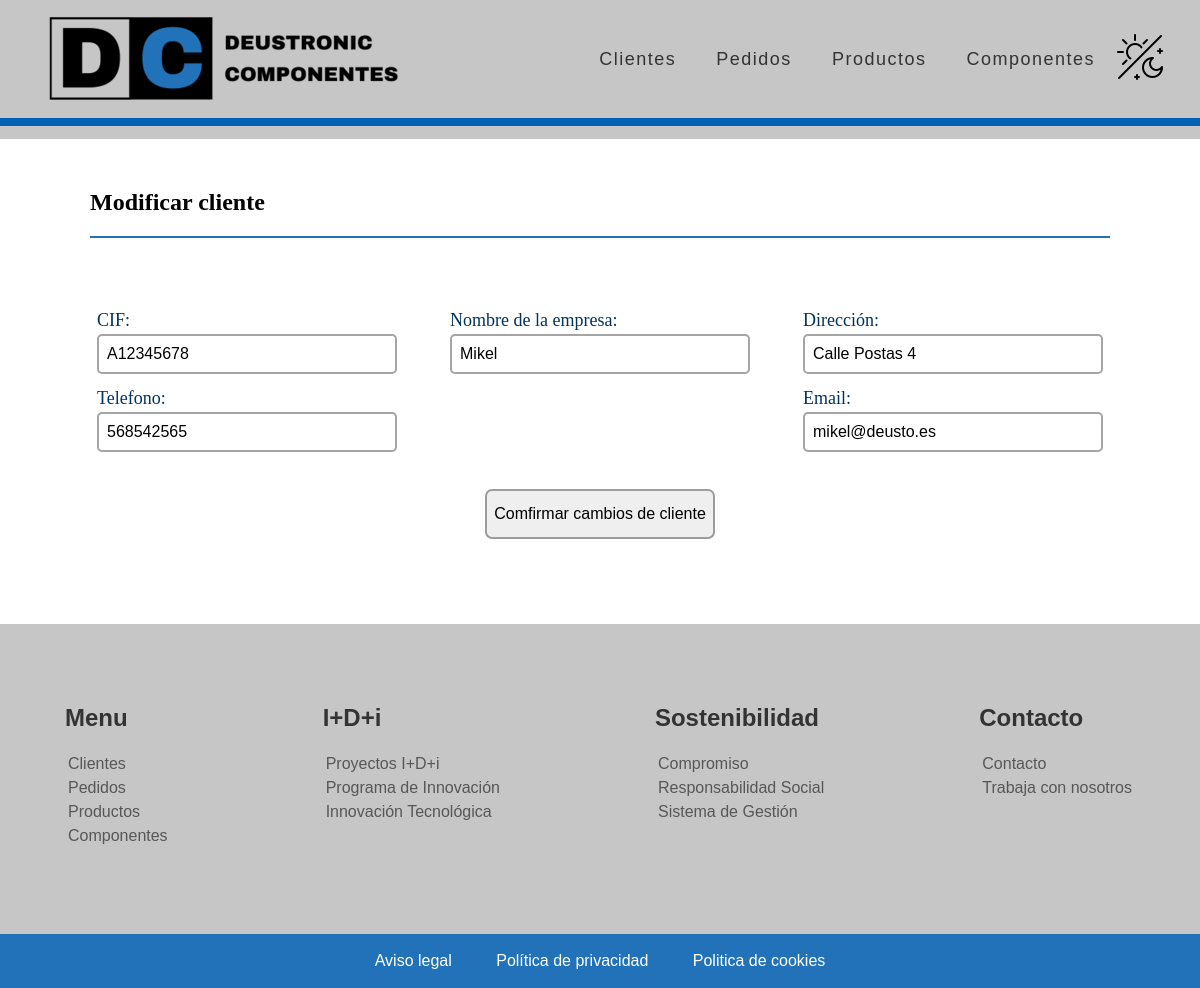
/appGestionPedidos/modificar-cliente/14/, run on the app's committed database.
### appGestionPedidos/models.py (models this page shows, shortened)
class Cliente(models.Model):
    CIF = models.CharField(max_length=9, unique=True, validators=[MinLengthValidator(9)])
    nombreEmpresa = models.CharField(max_length=16)
    direccion = models.CharField(max_length=60)
    datosContacto = models.CharField(max_length=60, validators=[MinLengthValidator(9)])
    email = models.EmailField(max_length=254)

### appGestionPedidos/views.py (the view)
# urls.py: path('modificar-cliente/<id>/', cliente_modify, name='cliente_modify'),
def cliente_modify(request, id):
    cliente = get_object_or_404(Cliente, id=id)
    data = {
            'formulario': ClienteForm(instance=cliente)
        }
    if request.method == 'POST':
        formulario = ClienteForm(data=request.POST, instance=cliente, files=request.FILES)
        if formulario.is_valid():
            formulario.save()
            return redirect("index")
        data["formulario"] = formulario
    return render(request, 'appGestionPedidos/cliente_modify.html', data)

### appGestionPedidos/forms.py (shortened to what this page needs)
class ClienteForm(forms.ModelForm):
    class Meta:
        model = Cliente
        fields = '__all__'
        widgets = {
            'CIF': forms.TextInput(attrs={'placeholder': 'Ej.: A12147193', 'id': 'cif'}),
            'nombreEmpresa': forms.TextInput(attrs={'placeholder': 'Ej.: Forjas Alavesas'}),
            'direccion': forms.TextInput(attrs={'placeholder': 'Ej.: Calle Postas 4'}),
            'datosContacto': forms.NumberInput(attrs={'placeholder': 'Ej.: 660862421', 'id': 'tel'}),
            'email': forms.EmailInput(attrs={'placeholder': 'Ej.: elnano33@gmail.com'}),
        }

### appGestionPedidos/templates/appGestionPedidos/cliente_modify.html (shortened to what this page needs)
{% extends "base.html" %}
{% load static %}
{% block contenido %}
<div class="main_container">
    <div class="main_c_m_title">
        <h2>Modificar cliente</h2>
        <div class="main_line_blue"></div>
    </div>
    <form id="formulario2" class="main_form" action="" method="post">
        <div class="main_form_container">
            <div class="main_form_field">
                <label for="{{ formulario.CIF.id_for_label }}">CIF: </label>
                {{ formulario.CIF }}
            </div>
            <div class="main_form_field">
                <label for="{{ formulario.nombreEmpresa.id_for_label }}">Nombre de la empresa: </label>
                {{ formulario.nombreEmpresa }}
            </div>
            <div class="main_form_field">
                <label for="{{ formulario.direccion.id_for_label }}">Dirección: </label>
                {{ formulario.direccion }}
            </div>
            <div class="main_form_field">
                <label for="{{ formulario.datosContacto.id_for_label }}">Telefono: </label>
                {{ formulario.datosContacto }}
            </div>
            <div class="main_form_field">
                <label for="{{ formulario.email.id_for_label }}">Email: </label>
                {{ formulario.email }}
            </div>
        </div>
        <div class="main_form_button">
            <input type="submit" value="Comfirmar cambios de cliente" />
        </div>
    </form>
</div>
{% endblock %}

### appGestionPedidos/static/CSS/estilos_base.css (style rules this page uses)
body { margin: 0px 0px; }

### appGestionPedidos/static/CSS/estilos_main.css (style rules this page uses)
.main_container { width: 85%; max-width: 1300px; margin: 50px auto; text-align: justify; justify-content: center; }
.main_line_blue { background-color: #2172b9; height: 2.5px; }
.main_form { padding: 35px 0px; }
.main_form_container { display: flex; flex-wrap: wrap; justify-content: space-between; width: 100%; max-width: 1100px; padding: 30px 0px; margin-left: auto; margin-right: auto; }
.main_form_field { display: flex; flex-direction: column; width: 300px; margin: 7px 7px; }
.main_form_field label { font-size: 18px; margin-bottom: 3px; color: #00335f; }
.main_form_field input { font-size: 16px; height: 34px; padding-left: 8px; border: 2px solid #33333370; border-radius: 5px; }
.main_form_button { display: flex; justify-content: center; width: auto; margin-left: auto; margin-right: auto; }
.main_form_button input { border: 2px solid #33333370; border-radius: 7px; font-size: medium; height: 50px; width: 230px; }

### data on the page
Cliente: CIF "A12345678", nombreEmpresa "Mikel", direccion "Calle Postas 4", datosContacto "568542565", email "mikel@deusto.es"
